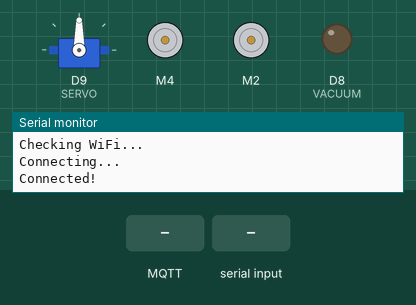
This sketch was run on a simulated Arduino MKR. Parts: servo, 2 × DC motor (green arrow = forward, orange = backward, longer = faster), output pins drawn as LEDs (lit = HIGH), the last lines printed to the serial monitor. The test bench sets the inputs (shaded band). WiFi joins after 1.5 s; servers stay silent unless stated; no MQTT or app messages arrive unless stated; pins used as bus, display or sensor lines are not drawn.

Above: at 2.7 s.
2.8 s: MQTT message "open" arrives on the first subscribed topic
4.3 s: "/led" received over Serial
At 5.2 s:
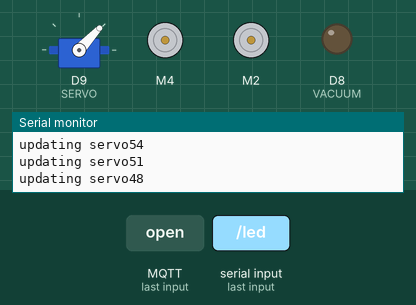
6.0 s: "open" received over Serial
At 6.9 s:
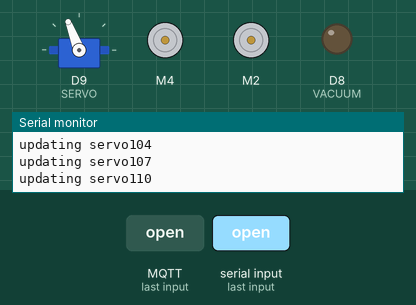
Timing chart, 0 to 9.0 s (numbered marks = the images above; inputs shaded):
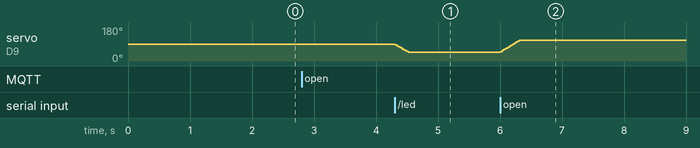

The sketch:

full_program.ino
```cpp
#define BROKER_IP    "192.168.1.212"
#define DEV_NAME     "mqttdevice"
#define MQTT_USER    "mqtt_user"
#define MQTT_PW      "mqtt_password"
const char ssid[] = "TMSBatch9";
const char pass[] = "12345678";
#include <MQTT.h>
#include <WiFiNINA.h>

#include <Wire.h>
#include <I2Cdev.h>
#include <SparkFun_TB6612.h>
#include <Servo.h>

#define BOARD_WIFI 1
#ifdef BOARD_WIFI
  // Pins for Arduino MEGA
  #define ENABLE_WIFI 1
  #define AIN1 4
  #define AIN2 5
  #define BIN1 2
  #define BIN2 3
  #define PWMA 6
  #define PWMB 7
  #define STBY 12
  #define VACUUM 8
  #define SERVO 9
  //#define TRIGGER_PIN 11
  //#define ECHO_PIN 12
#elif
// Pins for MEGA
  #define ENABLE_WIFI 0
  #define AIN1 22
  #define AIN2 23
  #define BIN1 24
  #define BIN2 25
  #define PWMA 2
  #define PWMB 3
  #define STBY 13
  #define VACUUM 48
  #define SERVO 9
  #define TRIGGER_PIN 11
  #define ECHO_PIN 12
#endif

// Setup motors & servo
const int offsetMotor1 = 1;
const int offsetMotor2 = 1;
const int defaultSpeed = 100;
Servo myservo;
Motor motor1 = Motor(AIN1, AIN2, PWMA, offsetMotor1, STBY);
Motor motor2 = Motor(BIN1, BIN2, PWMB, offsetMotor2, STBY);
bool servoOn = false;
bool vacuumOn = false;
bool motorOn = false;
bool ledOn = false;
int buttCounter = 5;

// Obstacle avoidance
long duration;
int distance;

// Servo state
int servoMaxSpeed = 3;
int servoCurrent = 90;
int servoTarget = 90;

// Global settings
int sleepTime = 15;

#ifdef ENABLE_WIFI
  WiFiClient net;
  MQTTClient client;
  unsigned long lastMillis = 0;
#endif


void setup() {


 // Vacuum setup
  pinMode(VACUUM, OUTPUT);
  //pinMode(TRIGGER_PIN, OUTPUT);

  //pinMode(ECHO_PIN, INPUT);
  pinMode(LED_BUILTIN, OUTPUT); // Built in LED

  // Servo 1 setup
  myservo.attach(SERVO);

  // Serial communication
  Serial.begin(9600);

 // MQTT brokers usually use port 8883 for secure connections.
 #ifdef ENABLE_WIFI
   WiFi.begin(ssid, pass);
   client.begin(BROKER_IP, 1883, net);
   client.onMessage(messageReceived);
   connect();
 #endif
}
void loop() {
#ifdef ENABLE_WIFI
 client.loop();
 /*
 if (!client.connected()) {
   connect();
 }
 */
  // publish a message roughly every second
 if (millis() - lastMillis > 1000) {
   lastMillis = millis();
   client.publish("/hello", "Alive"); //PUBLISH TO TOPIC /hello MSG: Alive
 }
#endif
// Update targets
  updateCommands();

  // Accelerate the servo
  int diff = servoTarget - servoCurrent;
  if(diff != 0){
    Serial.print("updating servo");
    Serial.println(servoCurrent);
    int servoSpeed = min(diff, servoMaxSpeed);
    servoSpeed = max(servoSpeed, -servoMaxSpeed);
    servoCurrent = servoCurrent + servoSpeed;
    myservo.write(servoCurrent);
    delay(sleepTime);
  }
}

void updateCommands(){
  const unsigned int cmdSize = 4;
  int avail = Serial.available();
  if (avail >= cmdSize) {
    Serial.print("-------- buffer full - avail: ");
    Serial.println(avail);
    char cmdRaw[cmdSize];
    for (int i=0; i<cmdSize; i++) {
      cmdRaw[i] = Serial.read();
    }
    // byte recLen = Serial.readBytes(cmdRaw, cmdSize);

    // decode command:
    int cmdAngle = (unsigned int) (byte) cmdRaw[0];
    int cmdVacuum = (unsigned int) (byte) cmdRaw[1];
    int cmdMotor1 = (unsigned int) (byte) cmdRaw[2];
    int cmdMotor2 = (unsigned int) (byte) cmdRaw[3];

    // debug info over serial
    Serial.print("servo angle: ");
    Serial.println(cmdAngle);
    Serial.print("vacuum: ");
    Serial.println(cmdVacuum);
    Serial.print("motor1: ");
    Serial.println(cmdMotor1);
    Serial.print("motor2: ");
    Serial.println(cmdMotor2);

    // action
    controlServo(cmdAngle);
    controlMotors(cmdMotor1, cmdMotor2);
    controlVacuum(cmdVacuum);
    // wait for more data in the buffer
    return;
  }
}
void controlServo(int cmdAngle) {
  if (cmdAngle >= 40 && cmdAngle <= 140){
    servoTarget = cmdAngle;
  } else {
    Serial.println("Angle out of range!");
  }
}

void controlMotors(int cmdMotor1, int cmdMotor2){
  if (motorOn == true) {
    motor1.drive(cmdMotor1);
    motor2.drive(cmdMotor2);
  }
  else {
    motor1.drive(0);
    motor2.drive(0);
  }
}

void controlVacuum(int cmdVacuum){
  if(cmdVacuum == 0 or vacuumOn == false){
    digitalWrite(VACUUM, LOW);
    //digitalWrite(LED_BUILTIN, LOW);
  }
  else {
    digitalWrite(VACUUM, HIGH);
    //digitalWrite(LED_BUILTIN, HIGH);
  }
}
/*
void moveAround() {
  for(int i = 0; i<5; i++) {
    moveMotor(true);
    delay(1000);
    moveRight();
    delay(2500);
  }
}

void moveMotor(bool startMotor) {
  digitalWrite(VACUUM, LOW);
  forward(motor1, motor2, defaultSpeed);
  measureDistance();
// DISTANCE CALCULATOR & AVOIDANCE - need more calibration
//  if(startMotor) {
//    if (distance < 40) {
//      Serial.print("Avoiding obstacle: ");
//      stopVacuum();
//      moveRight();
//    } else {
//      Serial.print("Moving forward: ");
//      forward(motor1, motor2, defaultSpeed);
//    }
//  } else {
//    brake(motor1, motor2);
//  }
}
*/
/*
void moveRight() {
  back(motor1, motor2, defaultSpeed);
  delay(600);
  motor1.brake();
  motor2.drive(defaultSpeed);
}

void moveLeft() {
  back(motor1, motor2, defaultSpeed);
  delay(600);
  motor2.brake();
  motor1.drive(defaultSpeed);
}
*/
/*
void measureDistance() {
  delay(350);
  digitalWrite(TRIGGER_PIN, LOW);
  delayMicroseconds(2);
  digitalWrite(TRIGGER_PIN, HIGH);
  delayMicroseconds(10);
  digitalWrite(TRIGGER_PIN, LOW);

  duration = pulseIn(ECHO_PIN, HIGH);
  distance = duration * 0.034 / 2;

  Serial.print("Distance: ");
  Serial.println(distance);
}
*/
/*
void startVacuum() {
  Serial.println("set vacuum on");
  digitalWrite(LED_BUILTIN, HIGH);
  digitalWrite(VACUUM, HIGH);
}

void stopVacuum() {
  Serial.println("set vacuum off");
  digitalWrite(LED_BUILTIN, LOW);
  digitalWrite(VACUUM, LOW );
}
*/
#ifdef ENABLE_WIFI
void connect() {
 Serial.print("Checking WiFi...");
 while (WiFi.status() != WL_CONNECTED) {
   Serial.print(".");
   delay(300);
 }
 Serial.print("\nConnecting...");
 while (!client.connect(DEV_NAME, MQTT_USER, MQTT_PW)) {
   Serial.print(".");
   delay(1000);
 }
 Serial.println("\nConnected!");
 client.subscribe("/led");
 client.subscribe("/vacuume");
 client.subscribe("/motor");
 client.subscribe("/hello");
}
void messageReceived(String &topic, String &payload) {
 Serial.println("incoming: " + topic + " - " + payload);
 if (topic == "/led") {
   if (payload == "open") {
     Serial.println("LED on");
     ledOn = true;
     digitalWrite(LED_BUILTIN, HIGH);
   } else if (payload == "closed") {
     Serial.println("LED off");
     ledOn = false;
     digitalWrite(LED_BUILTIN, LOW);
   }
 }
 else if (topic == "/vacuume") {
   if (payload == "open") {
     Serial.println("Vacuume On");
     vacuumOn = true;
     digitalWrite(LED_BUILTIN, HIGH);
   } else if (payload == "closed") {
     Serial.println("Vacuume Off");
     vacuumOn = false;
     digitalWrite(LED_BUILTIN, LOW);
   }
 }
 else if (topic == "/motor") {
   if (payload == "open") {
     Serial.println("Motor On");
     motorOn = true;
     //digitalWrite(LED_BUILTIN, HIGH);
   } else if (payload == "closed") {
     Serial.println("Motor Off");
     motorOn = false;
     digitalWrite(LED_BUILTIN, LOW);
   }
 }
}
#endif
```

Measured:
- after the input at 4.3 s, servo on D9 (SERVO): 90° → 47° at once
- after the input at 6.0 s, servo on D9 (SERVO): moves from 47° to 111° over 0.32 s, starting at once
